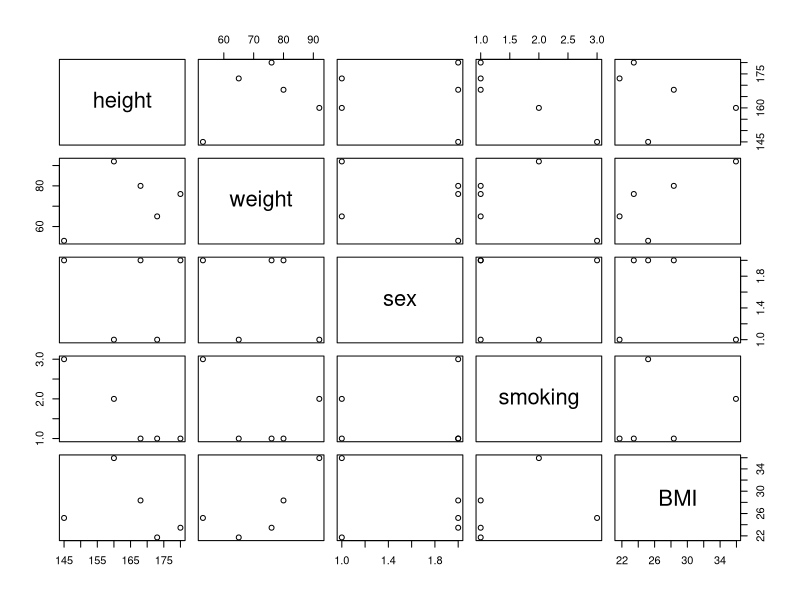

Source code (R):
## ----include=FALSE,cache=FALSE-------------------------------------------
library(knitr)

opts_chunk$set(comment=NA, myCode=TRUE)
opts_template$set(myFig=list(fig.height=6,fig.width=6))
knit_hooks$set(
    myCode=function(before,options,envir){
        if(before){
            "\\footnotesize \\color{blue}"
        } else{
            "\\normalsize \\color{black}"
        }
    })

## ----myCode=TRUE---------------------------------------------------------
a=c(1,2,3)
b=c(2.1,"Kim")
c=c(a,b,b,a)

## ----myCode=TRUE---------------------------------------------------------
x=matrix(1:12,ncol=3);x

## ----myCode=TRUE---------------------------------------------------------
Height=c(173,154,160)
Weight=c(78,60,45)

## ------------------------------------------------------------------------
r=2              # 반지름
circle = pi*r^2  # 원주율 곱하기 반지름의 제곱
circle           # 원의 면적

## ------------------------------------------------------------------------
r==2  # r이 2와 같은가?

## ------------------------------------------------------------------------
r=3    # r 에 새로운 값 3 할당 
r==2   # r이 2와 같은가?

## ------------------------------------------------------------------------
r!=2   # r is not equal to 2 ? 

## ------------------------------------------------------------------------
a=b=c=d=2      #  a,b,c,d 모두에 한꺼번에 2 할당
a+b+c+d
a<-b<-c<-d<-3  #  a,b,c,d 모두에 한꺼번에 3 할당
a+b+c+d

## ------------------------------------------------------------------------
total=2680; n=31      # 짧은 두줄을 한줄로 줄여쓸때는 ; 를 사용한다 
average <- total/n    # 평균 = 총점/학생수
average               # 평균 인쇄

## ------------------------------------------------------------------------
5**2   # 5의 제곱
10%%3  # 10을 3으로 나눈 나머지
d=(1+2)*3
d
print(d)

## ------------------------------------------------------------------------
e=d-7
print(e)   # e와 print(e)는 동일하다.
e

## ------------------------------------------------------------------------
(e=d-7)  # e=d-7; e 두 줄 쓴 것과 동일

## ------------------------------------------------------------------------
a=c(1,2,3,10,6)   # a는 다섯 개의 숫자를 갖는 벡터가 된다.       
mode(a)           # a의 데이터의 종류는?
str(a)            # a의 구조는? 

## ------------------------------------------------------------------------
b=c(7,6)
a=c(a,0)          # a벡터에 기존의 a의 값에 0이라는 값을 추가한다. 
c=c(a,b,7,-5)     # c의 값에 a,b,7,-5 할당

## ------------------------------------------------------------------------
c      
length(c)         # c의 원소의 개수는?
c[2]              # 벡터 c의 두번째 원소의 값은?

## ------------------------------------------------------------------------
(b=1:20)   # b=1:20; print(b)와 동일하다. 

## ------------------------------------------------------------------------
seq(5)          # (1부터) 5까지 자연수의 벡터
seq(1,3,0.25)   # 1부터 3까지 0.25 간격으로 배열 만듦

## ------------------------------------------------------------------------
e=c(1,2,3)
f=rep(e,3)     # e 를 3회 반복
f

## ------------------------------------------------------------------------
a=c(1,2,3)
b=c(2.1,"Kim")
c=c(a,b,b,a)

## ------------------------------------------------------------------------
x=1
x
mode(x)
mode(x)="character"
x
y=as.numeric(x)-1
y
as.logical(y)

## ----warning=TRUE--------------------------------------------------------
a=as.numeric("Kim")
a

## ----error=TRUE----------------------------------------------------------
a=c()
a

## ----error=TRUE----------------------------------------------------------
a=c(1,2,3,NA,8,NA,10)    # a에 2개의 결측치(누락된 값)가 있다.
mean(a)
mean(a,na.rm=T)          # NA값을 제거(remove)하고 계산  

## ------------------------------------------------------------------------
sum(is.na(a))         # is.na() 함수의 값은 NA인 경우 1(즉 NA값의 개수를 센다).
a=c(a,NULL,8,NULL);a  # NULL을 추가해도 에러는 나지 않지만 변화가 없다.
(a=c(a,NA))           # NA를 추가하면 결측치 데이터 하나가 추가된다. 

## ------------------------------------------------------------------------
a=NULL              # a라는 객체 자체를 없애는 명령이다.        
a

## ------------------------------------------------------------------------
a=1:5
a=c(a,101,102)
b=c(a,103)
b

## ------------------------------------------------------------------------
Height=c(168,173,160,145,180)
Weight=c(80,65,92,53,76)
BMI=Weight/(Height/100)^2
BMI

## ------------------------------------------------------------------------
a=1:10
b=c(1,-1)
a+b

## ------------------------------------------------------------------------
b=10
a=c=2
b^2+c(1,-1)*4*a*c

## ------------------------------------------------------------------------
a=matrix(1:12,ncol=3) ;a

## ------------------------------------------------------------------------
a=matrix(1:12,ncol=3,byrow=T) ;a

## ------------------------------------------------------------------------
b=LETTERS[1:12];b       # 12개의 문자로 된 벡터를 만든다.
b=matrix(b,ncol=4);b    # 4개의 열을 가진 행렬로 만든다.

## ------------------------------------------------------------------------
b[3,2]           # 세 번째 행, 두 번째 열의 원소
b[2,4]           # 두 번째 행, 네 번째 열의 원소
b[2,]            # 두 번째 행 전체
b[,3]            # 세 번째 열 전체
length(b)        # 행렬 전체 원소의 개수
nrow(b);ncol(b)  # 행의 수;열의 수

## ------------------------------------------------------------------------
sex=c("Male","Female","Female","Male","Male")

## ------------------------------------------------------------------------
sex=factor(sex)
sex
str(sex)
levels(sex)
length(sex)

## ------------------------------------------------------------------------
smoking=c(1,1,2,3,1)
smoking=factor(smoking)
levels(smoking)=c("none","ex-smoker","smoker")
smoking

## ------------------------------------------------------------------------
mydata=data.frame(height=Height,weight=Weight,sex=sex,smoking=smoking)
mydata

## ------------------------------------------------------------------------
mydata[3,]
mydata[,1]

## ------------------------------------------------------------------------
mydata$height
mydata[["height"]]

## ------------------------------------------------------------------------
mydata[3]
mydata[[3]]

## ------------------------------------------------------------------------
str(mydata[3])
str(mydata[[3]])

## ------------------------------------------------------------------------
mydata$BMI=mydata$weight*10000/(mydata$height)^2
mydata

## ------------------------------------------------------------------------
str(mydata)
summary(mydata)

## ------------------------------------------------------------------------
plot(mydata)

## ------------------------------------------------------------------------
a=1:100
b=a[c(80:90)]
b

## ------------------------------------------------------------------------
a=c(1,2,3)
b=c(2.1,"Kim")
c=c(a,b,b,a)

## ------------------------------------------------------------------------
c[10]

## ------------------------------------------------------------------------
x=matrix(1:12,ncol=3);x

## ------------------------------------------------------------------------
x[1,2]   # 첫번째 행, 두번째 열 원소
x[1,]    # 첫번째 행 전부
x[,2]    # 두번째 열 전부 

## ------------------------------------------------------------------------
Height=c(173,154,160)
Weight=c(78,60,45)

## ------------------------------------------------------------------------
BMI=Weight*100^2/(Height^2)
BMI

